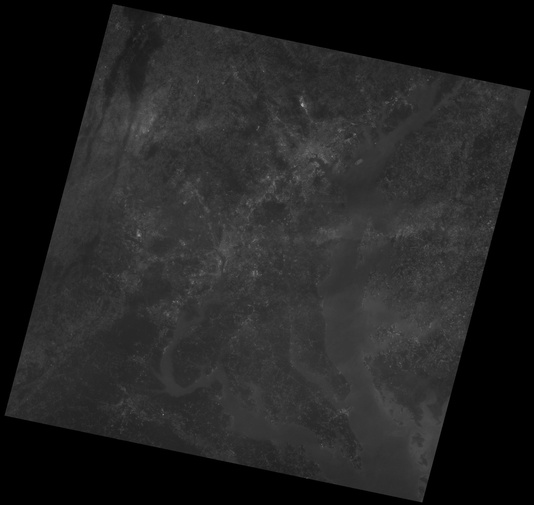
#> input picture CSE428/Lab [Fall 2023]/Lab_Class/lab class 2 (12-10-23)/landsat_down.jpeg, 534 x 505 px, shrunk from 2010 x 1901 before the run
$ jupyter execute --allow-errors 'Original CSE 428 Lab 2 demo.ipynb'   (shell and % lines are left out)
#> lines starting #> are read from the running program, lines starting #| are printed output that depends on the picture; after the words box and inside, x2 and y2 are one past the last pixel; in counts of white or black regions, pixels touching at a corner belong together; long printed decimals are rounded
[cell 1]
import numpy as np
from skimage import io, color, exposure
import matplotlib.pyplot as plt

np.random.seed(1000)

[cell 2]
I = np.random.rand(3, 3)
print(I)

[cell 3]
io.imshow(I)
plt.axis("off")

[cell 4]
I2 = I + 0.5
print(I2)

[cell 5]
# option 1
I2[I2 > 1] = 1
I2[I2 < 0] = 0

# option 2
I2 = np.clip(I+0.5, 0, 1)
plt.subplot(1, 2, 1)
io.imshow(I)
plt.axis("off")

[cell 6]
plt.subplot(1, 2, 1)
io.imshow(I)
plt.axis("off")

plt.subplot(1, 2, 2)
io.imshow(I2)
plt.axis("off")

[cell 7]
I3 = np.clip(I - 0.5, 0, 1)

[cell 8]
plt.subplot(1, 3, 1)
io.imshow(I)
plt.axis("off")
plt.title("original")

plt.subplot(1, 3, 2)
io.imshow(I2)
plt.axis("off")
plt.title("I+0.5")

plt.subplot(1, 3, 3)
io.imshow(I3)
plt.axis("off")
plt.title("I-0.5")

[cell 9]
I2 = np.clip(I*2, 0, 1)
I3 = np.clip(I/2, 0, 1)

plt.subplot(1, 3, 1)
io.imshow(I)
plt.axis("off")
plt.title("original")

plt.subplot(1, 3, 2)
io.imshow(I2)
plt.axis("off")
plt.title("I*2")

plt.subplot(1, 3, 3)
io.imshow(I3)
plt.axis("off")
plt.title("I/2")
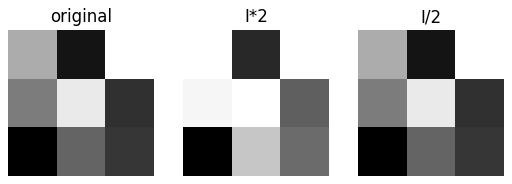
#> figure drawn by matplotlib, 3 panels

[cell 10]
I = io.imread("landsat_down.jpeg")
#> I is the input picture: shape (505, 534); min 0, max 174, mean 35.2
I = I/255.0
I.shape
#> Out = (505, 534)

[cell 11]
print(I.min())
#| 0.0
print(I.max())
#| 0.6824

[cell 12]
io.imshow(I)
plt.axis("off")
plt.show()

[cell 13]
#WRONG
I_stretched = 4*(I-0.1)

[cell 14]
print(I_stretched.min())
#| -0.4
print(I_stretched.max())
#| 2.329

[cell 15]
#RIGHT
I_stretched = np.clip(4*(I-0.1), 0, 1)
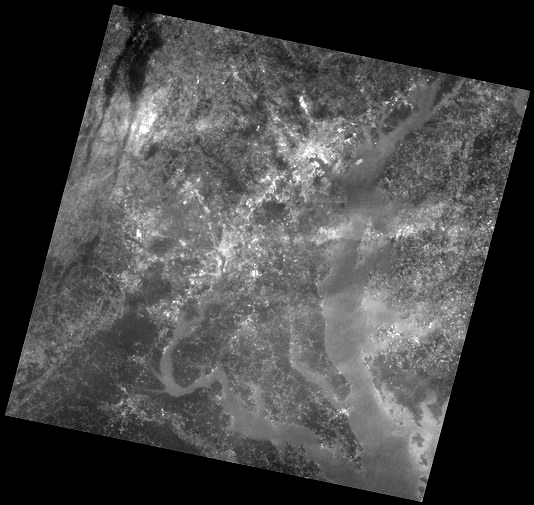
#> I_stretched: shape (505, 534) float64; min 0, max 1, mean 0.281

[cell 16]
io.imshow(I_stretched)
plt.axis("off")
plt.show()

[cell 17]
hist, bins_hist = exposure.histogram(I, nbins=256, normalize=False)
#> hist = 256 values, max 84714 at index 0, min 0 at index 3, mean 1053.4; bins_hist = 256 values from 0.00133 to 0.681
plt.plot(bins_hist, hist, 'k')
plt.xlabel("Pixel values")
plt.ylabel("Count")
plt.title("Histogram before")

plt.twinx()
img_cdf, bins = exposure.cumulative_distribution(I, 256)
#> img_cdf = 256 values from 0.314 to 1; bins = 256 values from 0.00133 to 0.681
plt.plot(bins, img_cdf, "red")
plt.ylabel("Percentage")
plt.show()
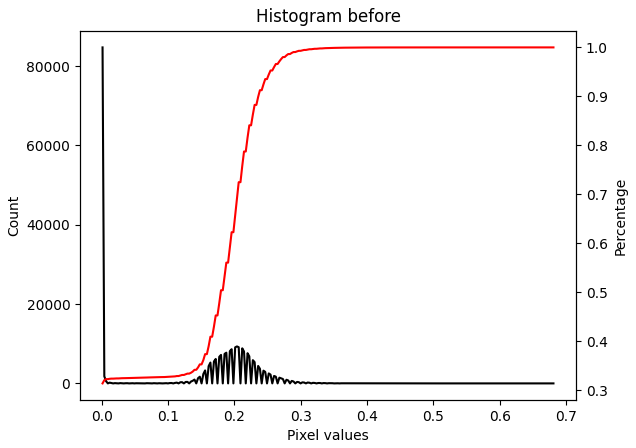
#> figure drawn by matplotlib, 2 panels; panel 1: curve peaks at x = 0.00133, y = 84714; panel 2: curve peaks at x = 0.681, y = 1

[cell 18]
hist, bins_hist = exposure.histogram(I_stretched, nbins=256, normalize=False)
#> hist = 256 values, max 88270 at index 0, min 0 at index 1, mean 1053.4; bins_hist = 256 values from 0.00195 to 0.998
plt.plot(bins_hist, hist, 'k')
plt.xlabel("Pixel values")
plt.ylabel("Count")
plt.title("Histogram after")

plt.twinx()
img_cdf, bins = exposure.cumulative_distribution(I_stretched, 256)
#> img_cdf = 256 values from 0.327 to 1; bins = 256 values from 0.00195 to 0.998
plt.plot(bins, img_cdf, "red")
plt.ylabel("Percentage")
plt.show()
#> figure, not shown here; panel 1: curve peaks at x = 0.00195, y = 88270; panel 2: curve peaks at x = 0.998, y = 1

[cell 19]
I = io.imread("xray.jpeg")/255
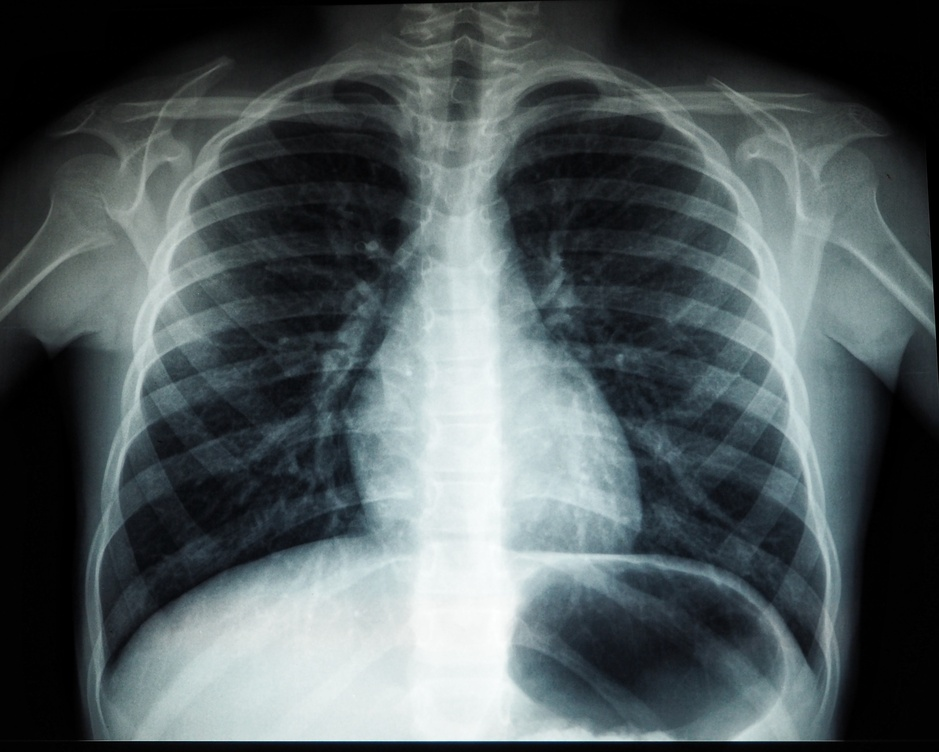
#> input picture CSE428/Lab [Fall 2023]/Lab_Class/lab class 2 (12-10-23)/xray.jpeg, 939 x 752 px, shrunk from 3537 x 2831 before the run
#> I: shape (752, 939, 3) float64
I = color.rgb2gray(I)
#> I: shape (752, 939) float64

[cell 20]
io.imshow(I)
plt.axis("off")

[cell 21]
k = 20
I2 = np.log(1 + k*I)
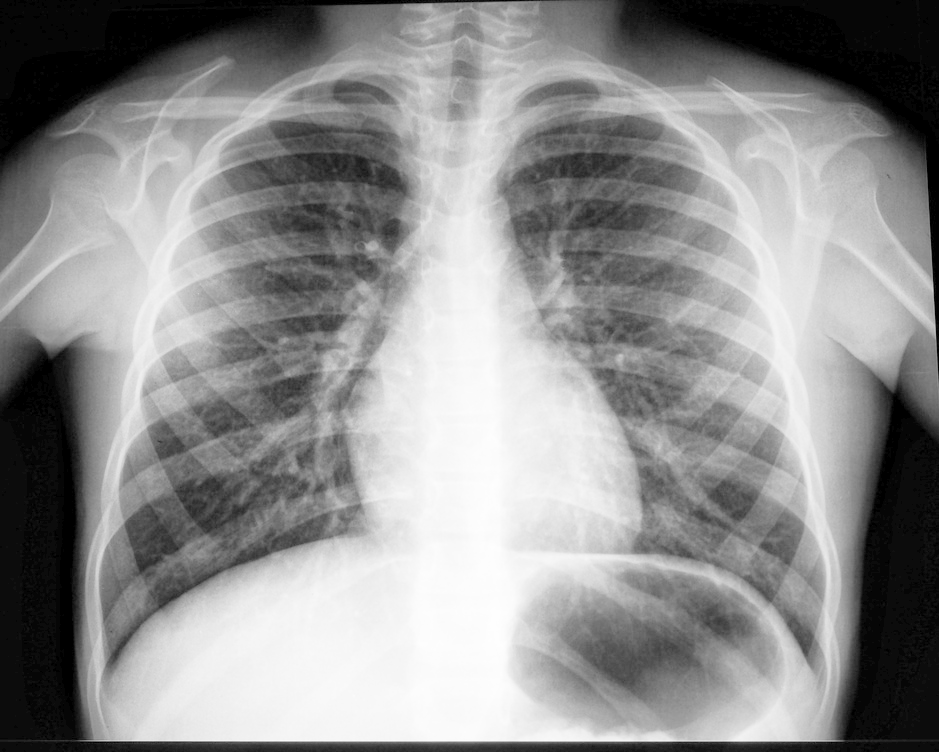
#> I2: shape (752, 939) float64; min 0, max 3.04, mean 1.71; drawn with min black and max white
I2 = I2/I2.max()
io.imshow(I2)

[cell 22]
I3 = 1 - I
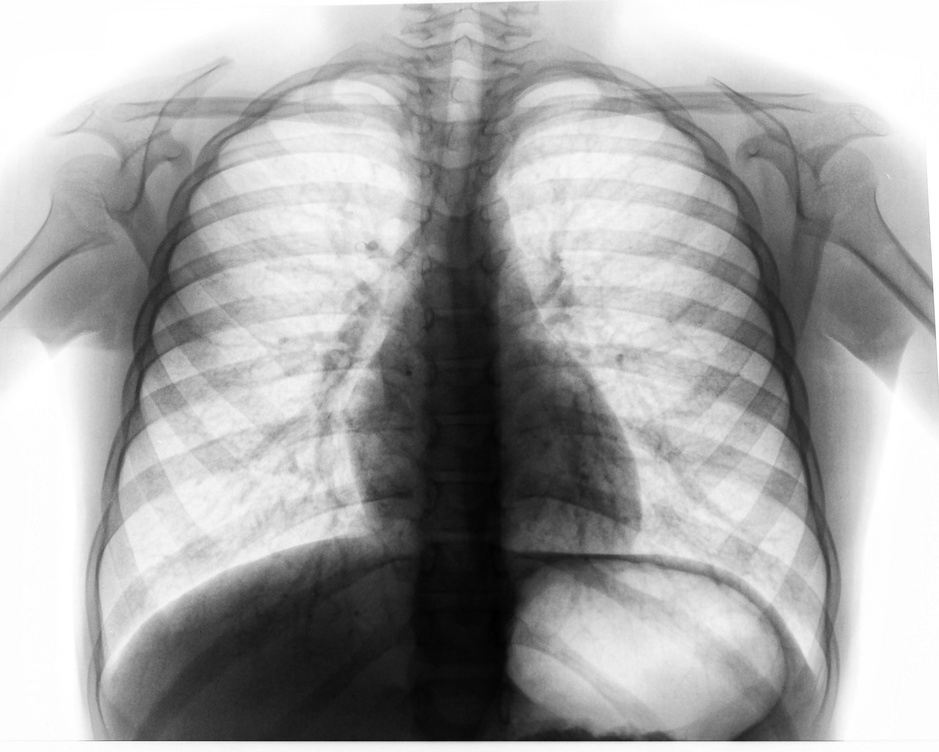
#> I3: shape (752, 939) float64; min 0.00195, max 1, mean 0.653

[cell 23]
io.imshow(I3)

[cell 24]
gamma = 3
c = 1
I4 = c*(I ** gamma)
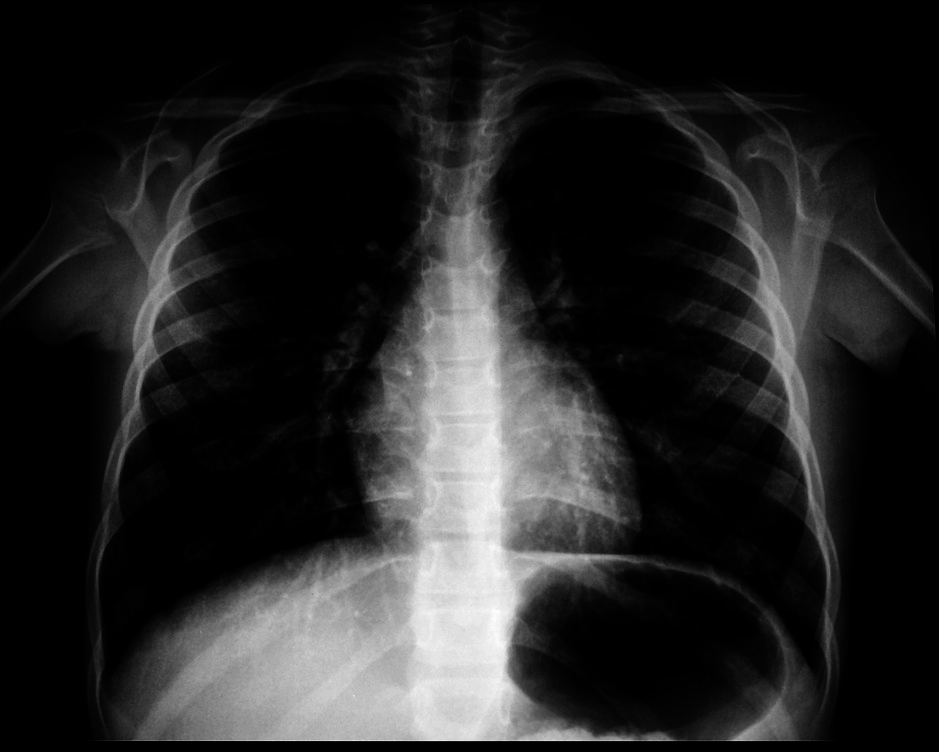
#> I4: shape (752, 939) float64; min 0, max 0.994, mean 0.15
print(I4.min())
#| 0.0
print(I4.max())
#| 0.9942

[cell 25]
io.imshow(I4)

#> (a cell that did not finish here is left out)

[cell 27]
io.imshow(1-I)
#plt.axis("off")

[cell 28]
negImg = 1 - I

[cell 29]
A = 0.6
B = 0.85
negImg[negImg < A] = 0
negImg[negImg > B] = 0

negImg[(negImg >= A) & (negImg <= B)] = 1
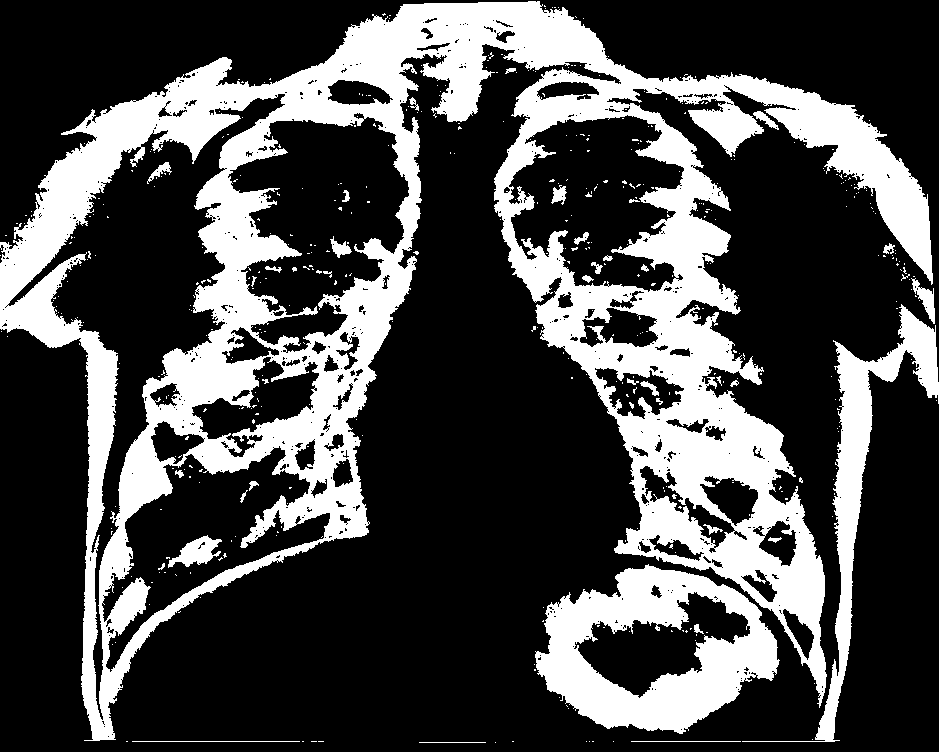
#> negImg: shape (752, 939) float64; values 0 (black) and 1 (white), 28.9% white; 462 white regions (422 under 20 px), largest, box (x1, y1, x2, y2) and area: (0, 1, 933, 741) 167895, (535, 564, 780, 734) 20433, (742, 304, 939, 742) 10698

[cell 30]
io.imshow(negImg)

[cell 31]
negImg2 = 1 - I

[cell 32]
A = 0.6
B = 0.85

negImg2[(negImg2 >= A) & (negImg2 <= B)] = 1
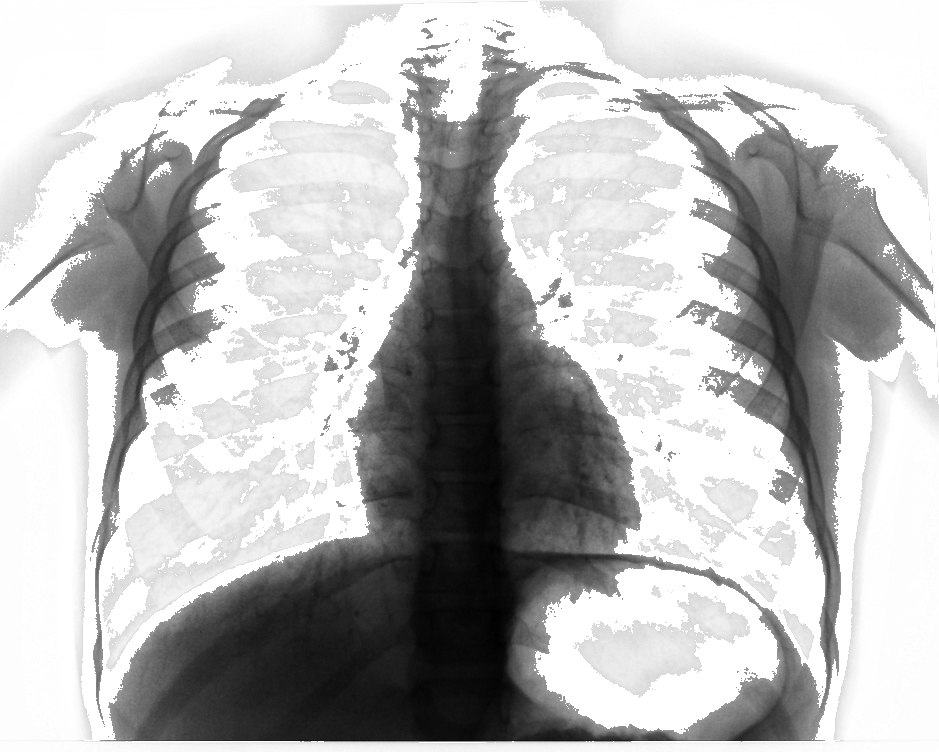
#> negImg2: shape (752, 939) float64; min 0.00195, max 1, mean 0.727
